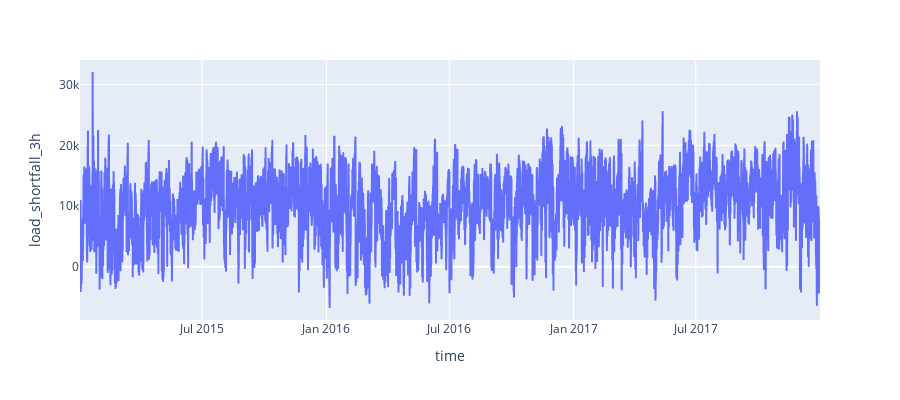

Notebook cell for this chart:
### Markdown cell above
We can see that there is a significant number of outliers in this feature

### Code cell
#Ploting time against Load_shortfall_3h to see relationship
fig = px.line(df, y = df['load_shortfall_3h'], x =df['time'], width =900, height=400 )
fig.show()

### Figure 1 — Plotly figure (JSON) as saved in the notebook; plotly's stock layout.template omitted (floating-point values rounded to 4 significant figures; data arrays with more than 128 entries replaced by an {"elided": "..."} marker saying what was removed)
{"data": [{"hovertemplate": "time=%{x}<br>load_shortfall_3h=%{y}<extra></extra>", "legendgroup": "", "line": {"color": "#636efa", "dash": "solid"}, "marker": {"symbol": "circle"}, "mode": "lines", "name": "", "showlegend": false, "type": "scattergl", "x": {"elided": "8763 str values"}, "xaxis": "x", "y": {"elided": "8763 float values"}, "yaxis": "y"}], "layout": {"height": 400, "legend": {"tracegroupgap": 0}, "margin": {"t": 60}, "width": 900, "xaxis": {"anchor": "y", "domain": [0, 1], "title": {"text": "time"}}, "yaxis": {"anchor": "x", "domain": [0, 1], "title": {"text": "load_shortfall_3h"}}}}
